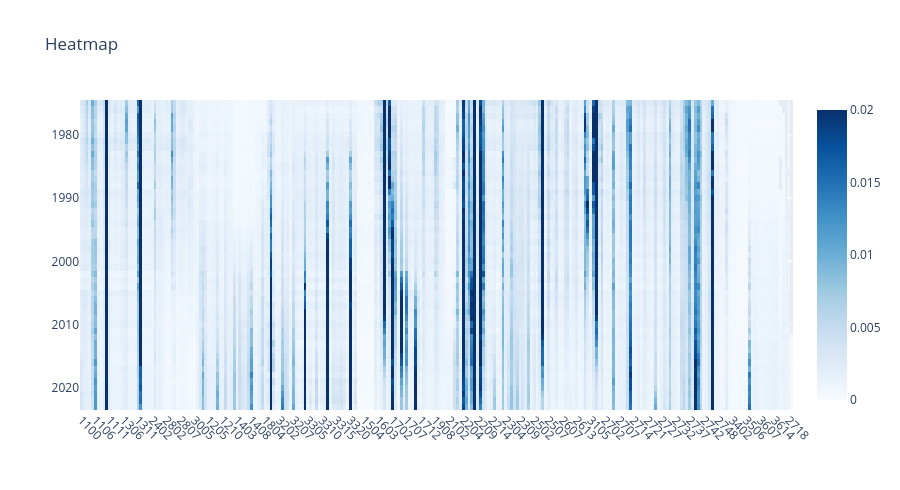

Notebook cell for this chart:
### Code cell
uf.plotly_heatmap(df_baricenter_global_yearly, df_baricenter_global_yearly.columns, df_baricenter_global_yearly.index,
                  colorscale="non", z_min=0, z_max=0.02, line_height=10, x_type="subfield")

### Figure 1 — Plotly figure (JSON) as saved in the notebook; plotly's stock layout.template omitted (floating-point values rounded to 4 significant figures; data arrays with more than 128 entries replaced by an {"elided": "..."} marker saying what was removed)
{"data": [{"colorscale": [[0, "rgb(247,251,255)"], [0.125, "rgb(222,235,247)"], [0.25, "rgb(198,219,239)"], [0.375, "rgb(158,202,225)"], [0.5, "rgb(107,174,214)"], [0.625, "rgb(66,146,198)"], [0.75, "rgb(33,113,181)"], [0.875, "rgb(8,81,156)"], [1, "rgb(8,48,107)"]], "customdata": {"elided": "49x252x2 mixed values"}, "hovertemplate": "<b>X: </b>%{customdata[0]}<br><b>Y: </b>%{customdata[1]}<br><b>Z: </b> %{z:.3f}<br><extra></extra>", "type": "heatmap", "x": {"elided": "252 str values"}, "y": [1975, 1976, 1977, 1978, 1979, 1980, 1981, 1982, 1983, 1984, 1985, 1986, 1987, 1988, 1989, 1990, 1991, 1992, 1993, 1994, 1995, 1996, 1997, 1998, 1999, 2000, 2001, 2002, 2003, 2004, 2005, 2006, 2007, 2008, 2009, 2010, 2011, 2012, 2013, 2014, 2015, 2016, 2017, 2018, 2019, 2020, 2021, 2022, 2023], "z": {"elided": "49x252 float values"}, "zmax": 0.02, "zmin": 0}], "layout": {"height": 490, "title": {"text": "Heatmap"}, "xaxis": {"automargin": true, "tickangle": 45}, "yaxis": {"automargin": true, "autorange": "reversed"}}}
